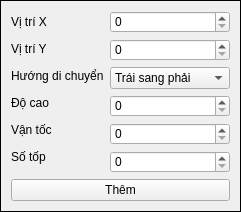
<?xml version="1.0" encoding="UTF-8"?>
<ui version="4.0">
 <class>NewTargetForm</class>
 <widget class="QWidget" name="NewTargetForm">
  <property name="geometry">
   <rect>
    <x>0</x>
    <y>0</y>
    <width>343</width>
    <height>269</height>
   </rect>
  </property>
  <property name="windowTitle">
   <string>Form</string>
  </property>
  <property name="styleSheet">
   <string notr="true">QWidget#NewTargetForm {
border: 1px;
border-style: solid;
border-color: black;
}</string>
  </property>
  <layout class="QGridLayout" name="gridLayout_2">
   <property name="sizeConstraint">
    <enum>QLayout::SetFixedSize</enum>
   </property>
   <item row="0" column="2">
    <layout class="QHBoxLayout" name="horizontalLayout">
     <item>
      <layout class="QVBoxLayout" name="verticalLayout">
       <property name="bottomMargin">
        <number>6</number>
       </property>
       <item>
        <widget class="QLabel" name="label">
         <property name="text">
          <string>Vị trí X</string>
         </property>
        </widget>
       </item>
       <item>
        <widget class="QLabel" name="label_2">
         <property name="text">
          <string>Vị trí Y</string>
         </property>
        </widget>
       </item>
       <item>
        <widget class="QLabel" name="label_3">
         <property name="text">
          <string>Hướng di chuyển</string>
         </property>
        </widget>
       </item>
       <item>
        <widget class="QLabel" name="label_4">
         <property name="text">
          <string>Độ cao</string>
         </property>
        </widget>
       </item>
       <item>
        <widget class="QLabel" name="label_5">
         <property name="text">
          <string>Vận tốc</string>
         </property>
        </widget>
       </item>
       <item>
        <widget class="QLabel" name="label_6">
         <property name="text">
          <string>Số tốp</string>
         </property>
        </widget>
       </item>
      </layout>
     </item>
     <item>
      <layout class="QVBoxLayout" name="verticalLayout_2">
       <item>
        <widget class="QSpinBox" name="posX_val">
         <property name="maximum">
          <number>9999999</number>
         </property>
        </widget>
       </item>
       <item>
        <widget class="QSpinBox" name="posY_val">
         <property name="maximum">
          <number>9999999</number>
         </property>
        </widget>
       </item>
       <item>
        <widget class="QComboBox" name="direection_list">
         <item>
          <property name="text">
           <string>Trái sang phải</string>
          </property>
         </item>
         <item>
          <property name="text">
           <string>Phải sang trái</string>
          </property>
         </item>
         <item>
          <property name="text">
           <string>Trên xuống dưới</string>
          </property>
         </item>
         <item>
          <property name="text">
           <string>Dưới lên trên</string>
          </property>
         </item>
         <item>
          <property name="text">
           <string>TL -&gt;BR</string>
          </property>
         </item>
        </widget>
       </item>
       <item>
        <widget class="QSpinBox" name="heigth">
         <property name="maximum">
          <number>9999999</number>
         </property>
        </widget>
       </item>
       <item>
        <widget class="QSpinBox" name="velocity">
         <property name="maximum">
          <number>9999999</number>
         </property>
        </widget>
       </item>
       <item>
        <widget class="QSpinBox" name="top_number">
         <property name="maximum">
          <number>9999999</number>
         </property>
        </widget>
       </item>
      </layout>
     </item>
    </layout>
   </item>
   <item row="1" column="2">
    <widget class="QPushButton" name="pushButton_2">
     <property name="text">
      <string>Thêm</string>
     </property>
    </widget>
   </item>
  </layout>
 </widget>
 <resources/>
 <connections/>
</ui>
